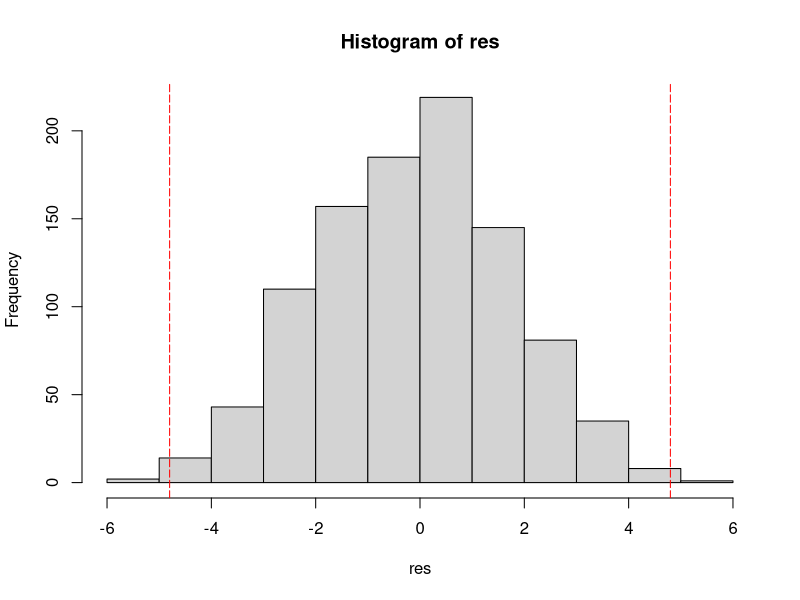
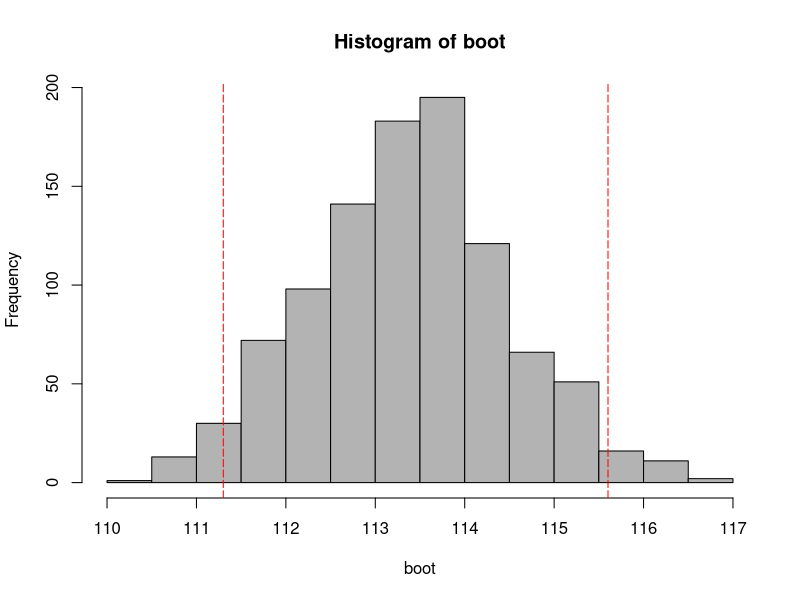
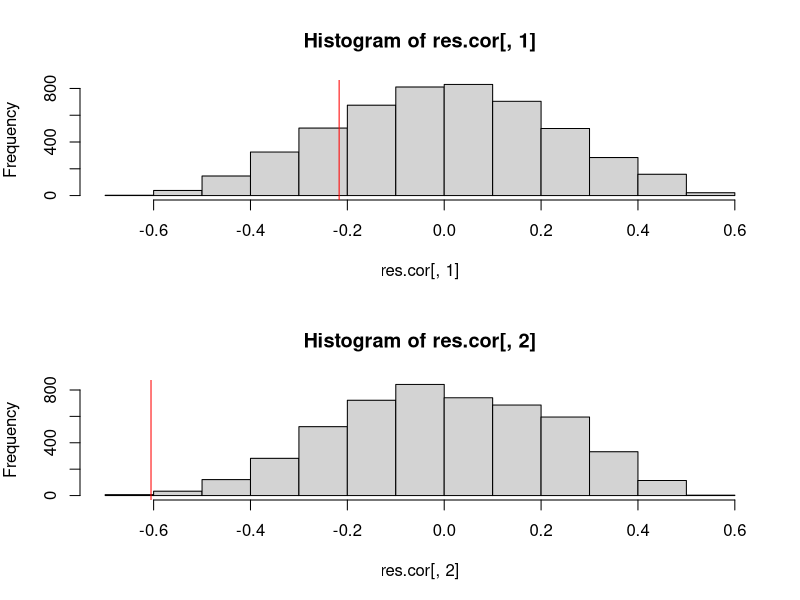

R code for these plots, in order: (Note: this script raises an error after producing the figures.)
##REAmostragem e simulacao

L <- LETTERS[1:10]

sample(L)
sample(L, replace=T, 40)
sample(L,prob=c(0.1,0.2,0.05,0.05,0.2,0.1,0.05,0.05,0.1,0.1), replace=T)

macho=c(120,107,110,116, 114, 111, 113,117,114,112)
femea=c(110,111,107, 108,110,105,107,106,111,111)
macho
femea
sexo=rep(c("macho", "femea"), each=10)
sexo 
mf=c(macho,femea)
mf
macho.m=mean(macho)
macho.m
femea.m=mean(femea)
femea.m
macho.m-femea.m
dif.mf=diff(tapply(mf,sexo,mean))
dif.mf

s1.mf=sample(mf)
s1.mf
diff(tapply(s1.mf,sexo,mean))
##+1
s2.mf=sample(mf)
s2.mf
diff(tapply(s2.mf,sexo,mean))
##+2
diff(tapply(sample(mf),sexo,mean))
##+3
diff(tapply(sample(mf),sexo,mean))
##+1000
### e agora? fazer na mão 1000 vezes? ###
res <- rep(NA,1000)
res[1] <- dif.mf
for(i in 2:1000){
  res[i] <- diff(tapply(sample(mf), sexo, mean))
}
hist(res)
abline(v=res[1], col="red", lty=5)
abline(v=res[1]*-1, col="red", lty=5)


(bicaudal <- sum(res>=res[1]|res<=res[1]*-1))
(pbi <- bicaudal/length(res))

unicaudal <- sum(res>=res[1])
(puni <- unicaudal/length(res))

macho
macho.m

mean(sample(macho,replace=T))
nsim <- 1000
boot <- rep(NA,nsim)
boot[1] <-  macho.m
for(i in 2:nsim){
  boot[i] <- mean(sample(macho,replace=T))
}
boot

conf <- quantile(boot, prob=c(0.025,0.975))
conf

hist(boot, col="grey70")
abline(v=conf[1], lty=5, col="red")
abline(v=conf[2], lty=5, col="red")

###Tesourinha e deriva continental

data.coef<-matrix(c(NA, .30, .14, .23, .30, -0.04, 0.02, -0.09, NA, NA, .50,.50, .40, 0.04, 0.09, -0.06, NA, NA, NA, .54, .50, .11, .14, 0.05, rep(NA, 4), .61, .03,-.16, -.16, rep(NA, 5), .15, .11, .03, rep(NA, 6), .14, -.06, rep(NA, 7), 0.36, rep(NA, 8)), nrow=8, ncol=8)
rownames(data.coef) <- c("Eur_Asia", "Africa", "Madag", "Orient", "Austr", "NewZea", "SoutAm", "NortAm")
colnames(data.coef) <- c("Eur_Asia", "Africa", "Madag", "Orient", "Austr", "NewZea", "SoutAm", "NortAm")
data.coef

#OUTRAS duas matrizes com a distancia atual e antes da deriva
dist.atual<-matrix(c(NA,1,2,1,2,3,2,1, NA, NA, 1,2,3,4,3,2, NA, NA, NA,3,4,5,4,3, rep(NA, 4),1,2,3,2, rep(NA, 5), 1,4,3, rep(NA, 6), 5,4, rep(NA, 7), 1, rep(NA, 8)), nrow=8, ncol=8)
dist.atual
dist.deriva<- matrix(c(NA,1,2,1,2,3,2,1, NA, NA, 1,1,1,2,1,2, NA, NA, NA,1,1,2,2,3, rep(NA, 4),1,2,2,2, rep(NA, 5), 1,2,3, rep(NA, 6), 3,4, rep(NA, 7), 1,  rep(NA, 8)), nrow=8, ncol=8)
# colocando nomes nas matrizes
rownames(dist.atual) <- colnames(dist.atual)<- c("Eur_Asia", "Africa", "Madag", "Orient", "Austr", "NewZea", "SoutAm", "NortAm")

colnames(dist.deriva)<- rownames(dist.deriva)<-  c("Eur_Asia", "Africa", "Madag", "Orient", "Austr", "NewZea", "SoutAm", "NortAm")
# olhando as matrizes
dist.atual
dist.deriva


#correlacao para verificar se valores de uma variam na mesma direção da outra (+1), 
#em direção contrária (-1) ou não são correlacionadas (0). 
cor12<-cor(as.vector(data.coef), as.vector(dist.atual), use="complete.obs")
cor13<-cor(as.vector(data.coef), as.vector(dist.deriva), use="complete.obs")
cor12 ## correlação com a distancia atual
cor13 ## correlação com a distancia antes da deriva

data.sim<-data.coef # copia da matriz que será aleatorizada
data.sim 

# preenchendo o triangulo superior da matriz com os dados correspondentes do triangulo inferior
data.sim[upper.tri(data.sim)] <- t(data.coef)[(upper.tri(data.coef))] 

data.sim # olhando a matriz
data.sim[8:1, 8:1] # uma matriz baguncada mas que mantem certa estrutura
sim.pos<-sample(1:8) # posicoes permutadas 
sim.pos
data.sim<-data.sim[sim.pos, sim.pos] # aqui uma matriz verdadeiramente permutada
cor12.sim<-cor(as.vector(data.sim), as.vector(dist.atual), use="pairwise.complete.obs")
cor13.sim<-cor(as.vector(data.sim), as.vector(dist.deriva), use="pairwise.complete.obs")
cor12.sim 
cor13.sim
cor12 ## correlação observada com a distancia atual
cor13 ## correlação observada com a distancia antes da deriva
########################################################
### Repetir a simulação muitas vezes ###################
#######################################################
res.cor=data.frame(sim12=rep(NA, 5000), sim13=rep(NA,5000))
str(res.cor)
res.cor[1,]<-c(cor12, cor13)
str(res.cor)
for(s in 2:5000)
{
  sim.pos<-sample(1:8)
  data.sim<-data.sim[sim.pos, sim.pos]
  res.cor[s,1]<-cor(as.vector(data.sim), as.vector(dist.atual), use="pairwise.complete.obs")
  res.cor[s,2]<-cor(as.vector(data.sim), as.vector(dist.deriva), use="pairwise.complete.obs")
}
str(res.cor)
par(mfrow=c(2,1), mar=c(5,4,4,2))
hist(res.cor[,1])
abline(v=res.cor[1,1], col="red")
hist(res.cor[,2])
abline(v=res.cor[1,2], col="red")
#### calculando o P ###########
p12=sum(res.cor[,1]<= res.cor[1,1])/(dim(res.cor)[1])
p12
p13=sum(res.cor[,2]<= res.cor[1,2])/(dim(res.cor)[1])
p13

vetor <- (1:60)
num <- 10000
ts <- rep(NA,num)
for(i in 1:num){
  ts[i] <- sample(vetor)  
}
sort(table(ts),decreasing=TRUE)[1:6]



###TESTE de PERMUTAÇAO
rm(list=ls())

lagartos <- data.frame(sexo=factor(rep(c("m","f"),c(24,21))),
                       ncoleop=c(256,209,0,0,0,44,49,117,6,0,0,75,34,13,0,90,0,32,0,205,332,0,31,0,0,89,0,0,0,163,289,3,843,0,158,443,311,232,179,179,19,142,100,0,432))
lagartos
#DADOS NAO ATENDEM PREMISSAS DO TESTE T
tapply(lagartos$ncoleop,lagartos$sexo,summary)
(medias <- tapply(lagartos$ncoleop,lagartos$sexo,mean))
(dif.obs <- abs( diff( as.vector(medias))))
tapply(lagartos$ncoleop,lagartos$sexo,var)

qqnorm(lagartos$sexo)

#entao usaremos um teste de permutaçao
##cria um vetor para armazenar os resultados

results <- c()

##Permuta os valores das medidas, calcula a diferença absoluta entre as médias e 
##armazena no vetor "results". Repete a operação mil vezes
for(i in 1:1000){
results[i] <- abs( diff( tapply(sample(lagartos$ncoleop),lagartos$sexo,mean) ) )
 }

sum(results >= dif.obs)

plot(density(results),xlab="Diferença Absoluta das Médias",ylab="Freq Relativa", main="")
abline(v = dif.obs, col="red")

##PERMUTACOES EM MATRIZ
sp1 <- c(1,1,0,0,0,0)
sp2 <- c(1,1,1,0,0,0)
sp3 <- c(0,0,1,1,0,0)
sp4 <- c(0,0,1,1,1,0)
sp5 <- c(0,0,0,0,1,1)
sp6 <- c(0,0,0,0,1,1)
cc2 <- matrix(c(sp1,sp2,sp3,sp4,sp5,sp6), nrow=6,ncol=6,byrow = T)
cc2
rownames(cc2) <- c('sp1','sp2', 'sp3', 'sp4', 'sp5', 'sp6')


#Numero de especies por local
(S.obs <- apply(cc2,2,sum))
##Maximo de especies em coexistencia
max(S.obs)

#PERMUTAR VALORES NAS LINHAS
apply(cc2,1,sample)

#Ops! a função apply retorna sempre seus resultados em colunas, transpondo a matriz original. 
#Para evitar isso, transpomos o resultado, voltando as espécies para as linhas: 
t(apply(cc2,1,sample))

#Para repetir várias vezes podemos criar Uma funcao para calcular o maximo de especies
#em co-ocorrencia
max.c <- function(x){ max(apply(x,2,sum)) }
max.coc <- max.c(cc2)
max.coc

##Um vetor para guardar os resultados
 result.c <- c()
## Mil simulações em um loop
 for(i in 1:1000){
     result.c[i] <- max.c( t(apply(cc2,1,sample)))
 }

sum(result.c<=max.coc)

#23% das amostras retornaram uma co-ocorrencia acima da calculada para amostra, portanto
#nao podemos afirmar que o máximo de co-ocorrencias é 3.

#Reamostragem com reposiçao - BOOTSTRAP
rm(list=ls())
data(BCI,package = "vegan")
BCI[1:3,25:28]

#funcao para calcualr indice de SHannon em cada um das parcelas
H <- function(x){
     y <- x[x>0]
     pi <- y/sum(y)
     -sum(pi*log(pi))
   }
(H.BCI <- apply(BCI,1,H))

hist(H.BCI,xlab="Índice de Shannon")
qqnorm(H.BCI);qqline(H.BCI)

##Uma amostra ao acaso de 20 parcelas
bci.sample <- BCI[sample(1:nrow(BCI),20),]
ha <-  H(bci.sample)
H.am <-apply(BCI, 1, ha)
##Estimativas da média e intervalo de confiança baseados na distribuição de t de Student:
t.test(H.am)




m1 <- matrix(data=rnbinom(n=10000,size=2,mu=2),nrow=10,ncol=1000)
m2 <- matrix(data=rnbinom(n=10000,size=2,mu=3),nrow=10,ncol=1000)
matrizona <- rbind(m1,m2)
tratamento <- factor(x=rep(c("a","b"),each=10))
(signif.t <- function(valores,fator){(t.test(formula=valores~fator))$p.value})
(sum(apply(X=matrizona,MARGIN=2,FUN=signif.t,fator=tratamento)<=0.05))

#PODE SER UMA COMPARACAO ENTRE POPULACOES OU COMUNIDADES.